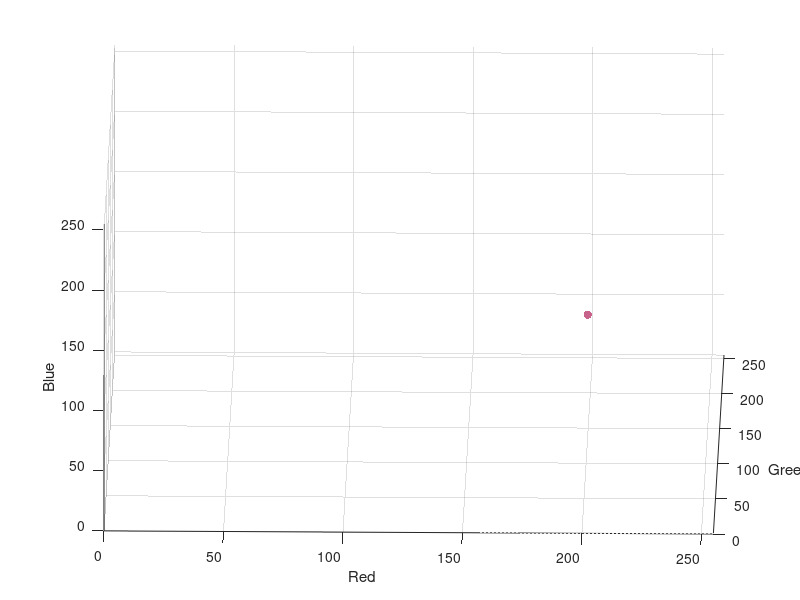
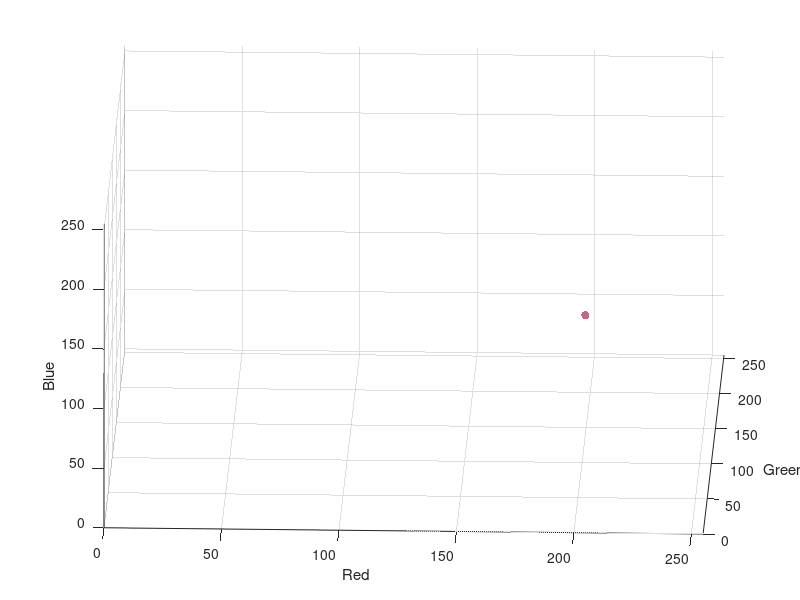
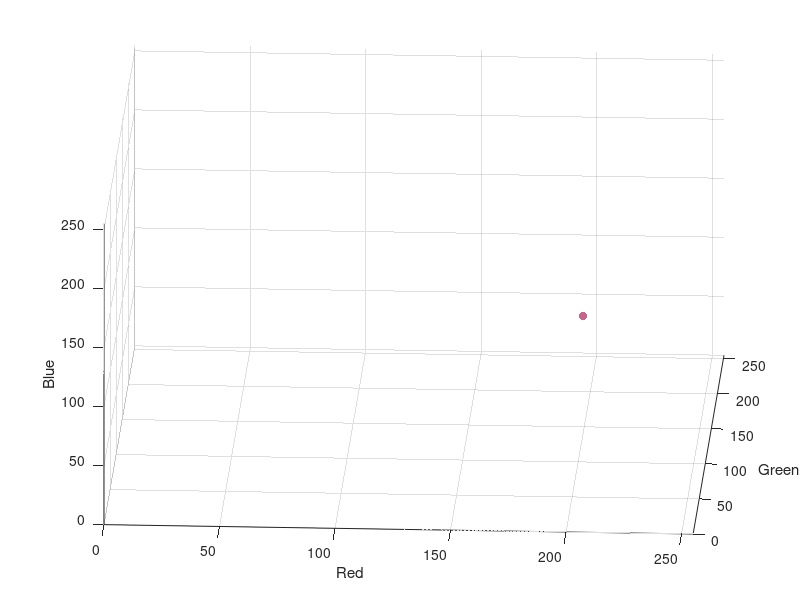
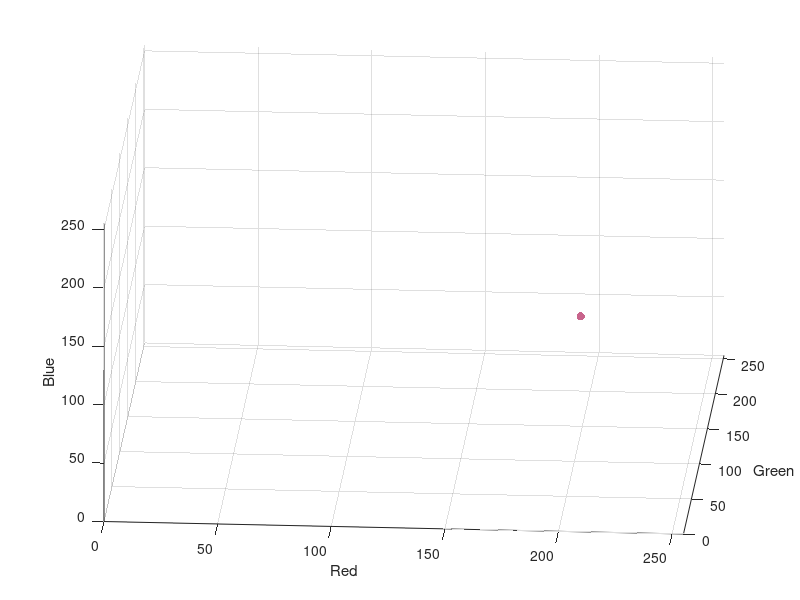

Recreate these plots in MATLAB, in order.
clear all; 

red=200;
green=140;
blue=100;
sigma=0;
drift=0; #set to 1 to simulate lighting drift

# define velues for each axis (in this case normally distributed ) 
axis_X = randn(1, 100) *sigma + red; 
axis_Y = randn(1, 100) *sigma + green; 
axis_Z = randn(1, 100) *sigma + blue; 


if (drift==1)
	blueinc=[1:100];
	greeninc=[1:100];
	axis_Y=axis_Y+greeninc;
	axis_Z=axis_Z+blueinc;
end

redval=axis_X./255;
blueval=axis_Y./255;
greenval=axis_Z./255;
colors=[redval;greenval;blueval];



# create 360 snapshots (1 per degree) 
figure(1); 
t = 100; 
for degree=1:360
  # clear graph 
  clf; 
# plot 3d snapshot with small dots "." 
  scatter3(axis_X', axis_Y', axis_Z', [], colors', "filled"); 

# configure label names and axis intervals [0, 1] 
  xlabel("Red"); 
  ylabel("Green"); 
  zlabel("Blue"); 
  axis([0 255 0 255 0 255]); 

# rotate the graph according to current degree 
  view(degree, 30 + 15 * sin(degree/60)); 
# save the current snapshot file 
  plotname = ['scatter_t', num2str(t), '.png']; 
  print(plotname, '-dpng'); t = t + 1; 
  disp(t);
end;
